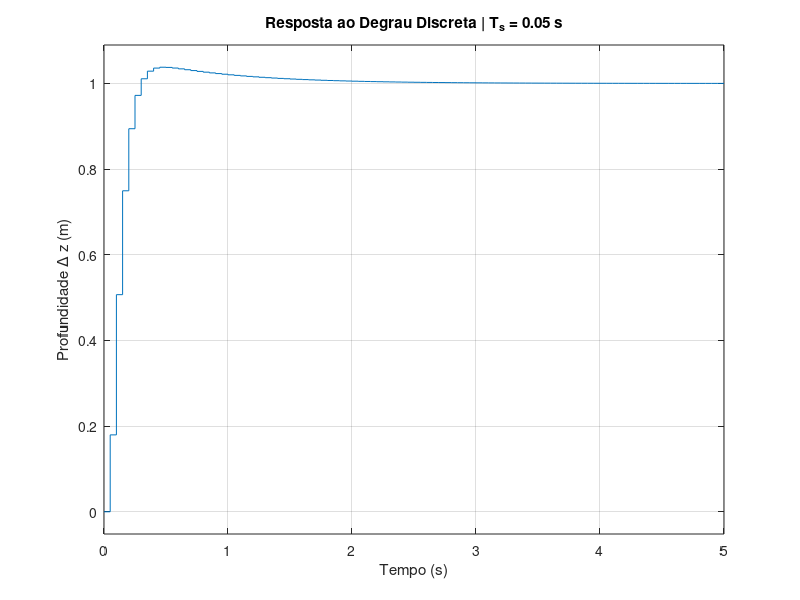

Here is the MATLAB script that generated this plot:
% Limpeza do ambiente
clear; close all; clc;

% =====================================================
% 1. PARAMETROS DE ENTRADA
% =====================================================
Ts = 0.05;       % Tempo de amostragem em segundos

% =====================================================
% 2. DEFINICAO DA PLANTA CONTINUA G(s)
% =====================================================
s = tf('s');
G_s = 0.0526 / (s^2 + 0.8842*s);

disp('--------------------------------------------------');
disp(' PLANTA CONTINUA ORIGINAL G(s) ');
disp('--------------------------------------------------');
G_s

% =====================================================
% 3. DISCRETIZACAO DA PLANTA G(z)
% =====================================================
% Discretiza a planta usando Segurador de Ordem Zero (ZOH)
G_z = c2d(G_s, Ts, 'zoh');

disp('--------------------------------------------------');
disp([' PLANTA DISCRETA G(z) COM Ts = ', num2str(Ts), 's ']);
disp('--------------------------------------------------');
G_z

% =====================================================
% 4. FECHAMENTO DA MALHA DIGITAL
% =====================================================

K_d=130.0000;
K_p=169.5406;
K_i=48.2725;

z = tf('z', Ts);

C_z = K_p + ((K_i*Ts)/2)*((z-1)/(z+1)) + (K_d/Ts)*((z-1)/z);
L_z = C_z * G_z;

% Funcao de transferencia de Malha Fechada: H(z) = L(z) / (1 + L(z))
% Assumindo realimentacao unitaria (sensor perfeito)
H_z = feedback(L_z, 1);

disp('--------------------------------------------------');
disp(' MALHA FECHADA DISCRETA H(z) ');
disp('--------------------------------------------------');
H_z

% =====================================================
% 5. PLOTAGEM DA RESPOSTA AO DEGRAU
% =====================================================
figure;
step(H_z); 
grid on;

% Formatacao estetica do grafico para o relatorio
title(['Resposta ao Degrau Discreta | T_s = ', num2str(Ts), ' s']);
xlabel('Tempo (s)');
ylabel('Profundidade \Delta z (m)');
